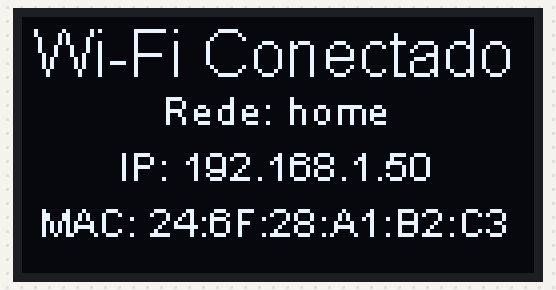
Bench run of a sketch on a simulated ESP8266 (NodeMCU). On the bench: 128×64 one-colour display. WiFi joins after 1.5 s; servers stay silent unless stated; what the sketch prints to the serial monitor is not drawn.

Above: at 1.6 s.
At 6.8 s:
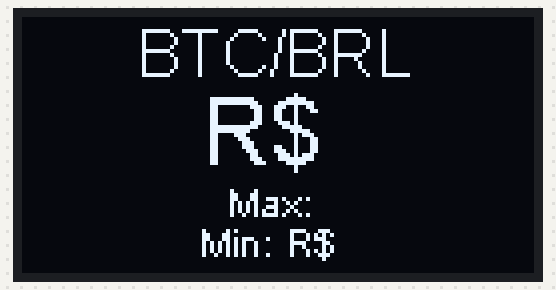
At 12.0 s:
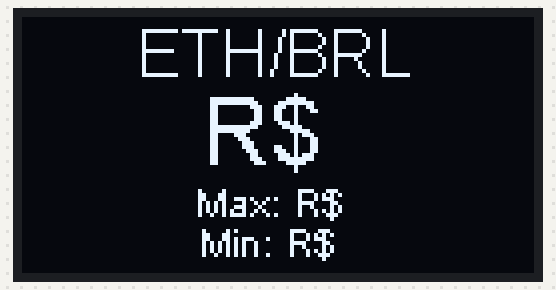

Measured:
- what the display in image 0 shows lasts 5.3 s, from 1.5 s to 6.8 s

The sketch:

CryptoTicker.ino
```cpp
#include <ESP8266WiFi.h>
#include <ESP8266HTTPClient.h>
#include <ArduinoJson.h>       // Benoit Blanchon 5.13.5
#include <DNSServer.h>         // tzapu 2.0.3-alpha
#include <ESP8266WebServer.h>  // tzapu 2.0.3-alpha
#include <WiFiManager.h>       // tzapu 2.0.3-alpha
#include "SSD1306Wire.h"       // ESP8266 and ESP32 OLED driver for SSD1306 displays 4.2.0

#include <Wire.h>

WiFiClientSecure client;

String btc;
String btcMax;
String btcMin;
String eth;
String ethMax;
String ethMin;

#include "images.h"
#include "screen.h"
#include "wifi.h"
#include "http.h"

void drawConectingToWifi();
void drawFailedConectingToWifi(String PortalSSID, String PortalIP);
void drawConectedToWifi(String NetworkSSID, String IPAddr, String MacAddr);
void drawCoinPrice(String coin);
void getData(String coin);
void configModeCallback(WiFiManager *myWiFiManager);

void setup() {
  Serial.begin(115200);

  display.init();
  display.flipScreenVertically();

  drawConectingToWifi();
  WiFiManager wifiManager;
//  wifiManager.resetSettings();
  wifiManager.setAPCallback(configModeCallback);
//  wifiManager.setAPStaticIPConfig(IPAddress(10,0,1,1), IPAddress(10,0,1,1), IPAddress(255,255,255,0));
  wifiManager.autoConnect("CryptoTicker");

  String WifiSSID = WiFi.SSID();
  String WifiIP = WiFi.localIP().toString();
  String WifiMac = WiFi.macAddress();
  drawConectedToWifi(WifiSSID, WifiIP, WifiMac);
  client.setInsecure();
  Wire.begin();

  delay(5000);
}

void loop() {
  getData("BTC");
  drawCoinPrice("BTC");
  delay(5000);
  getData("ETH");
  drawCoinPrice("ETH");
  delay(5000);
}
```

http.h
```cpp
void getData(String coin) {
  if (WiFi.status() == WL_CONNECTED) {
    HTTPClient http;  //Declare an object of class HTTPClient

    http.begin(client,"https://api.bitcointrade.com.br/v3/public/BRL" + coin + "/ticker");  //Specify request destination
    int httpCode = http.GET();  //Send the request

    Serial.println(httpCode);
    if (httpCode > 0) {  //Check the returning code

      String payload = http.getString();  //Get the request response payload
      Serial.println(payload);  //Print the response payload
      String json_str = String(payload);

      Serial.println(json_str);

      DynamicJsonBuffer jBuffer;
      JsonObject& root = jBuffer.parseObject(json_str);

      Serial.println("JsonObject: ");
      root.prettyPrintTo(Serial);
      Serial.println();

      JsonObject& requestData = root["data"];
      String tmp = requestData["last"];
      String tmp2 = requestData["low"];
      String tmp3 = requestData["high"];
      if(coin == "ETH"){
        eth = tmp.toInt();
        ethMin = tmp2.toInt();
        ethMax = tmp3.toInt();
        Serial.print(coin + " (BRL): R$ " + eth.toInt());
      } else {
        Serial.print(coin + " (BRL): R$ " + btc.toInt());
        btc = tmp.toInt();
        btcMin = tmp2.toInt();
        btcMax = tmp3.toInt();
      };
    }

    http.end();  //Close connection
  }
}
```

screen.h
```cpp
// Screen configuration
// SDA => D2
// SCL => D1
SSD1306Wire  display(0x3c, D2, D1);

void initScreen() {
  display.init();
  display.flipScreenVertically();
}

void drawConectingToWifi() {
  display.clear();
  display.setTextAlignment(TEXT_ALIGN_CENTER);
  display.setFont(ArialMT_Plain_16);
  display.drawXbm(34, 20, WiFi_Logo_width, WiFi_Logo_height, WiFi_Logo_bits);
  display.drawString(63, 0, "Conectando Wi-Fi"); // Connecting to Wi-Fi
  display.display();
}

void drawFailedConectingToWifi(String PortalSSID,String PortalIP) {
  display.clear();
  display.setTextAlignment(TEXT_ALIGN_CENTER);
  display.setFont(ArialMT_Plain_16);
  display.drawString(63, 0, "Configurar Wi-fi");          // Config the Wi-Fi
  display.setFont(ArialMT_Plain_10);
  display.drawString(63, 15, "Para configurar o Wi-Fi,"); // to config the Wi-Fi
  display.drawString(63, 27, "conecte seu celular");      // conect your mobile phone
  display.drawString(63, 39, "na rede " + PortalSSID );   // to the network
  display.drawString(63, 51, "e acesse " + PortalIP);     // and access
  display.display();
}

void drawConectedToWifi(String NetworkSSID, String IPAddr, String MacAddr) {
  display.clear();
  display.setTextAlignment(TEXT_ALIGN_CENTER);
  display.setFont(ArialMT_Plain_16);
  display.drawString(63, 0, "Wi-Fi Conectado");       // Wi-Fi connected
  display.setFont(ArialMT_Plain_10);
  display.drawString(63, 17, "Rede: " + NetworkSSID); // Network:
  display.drawString(63, 31, "IP: " + IPAddr);        // IP:
  display.drawString(63, 45, "MAC: " + MacAddr);      // Mac:
  display.display();
}

void drawCoinPrice(String coin) {
  display.clear();
  display.setTextAlignment(TEXT_ALIGN_CENTER);
  if(coin == "ETH"){
    display.setFont(ArialMT_Plain_16);
    display.drawString(63, 0, "ETH/BRL");
    display.setFont(ArialMT_Plain_24);
    display.drawString(63, 15, "R$ " + eth);
    display.setFont(ArialMT_Plain_10);
    display.drawString(63, 40, "Max: R$ " + ethMax);
    display.drawString(63, 50, "Min: R$ " + ethMin);
  } else {
    display.setFont(ArialMT_Plain_16);
    display.drawString(63, 0, "BTC/BRL");
    display.setFont(ArialMT_Plain_24);
    display.drawString(63, 15, "R$ " + btc);
    display.setFont(ArialMT_Plain_10);
    display.drawString(63, 40, "Max: " + btcMax);
    display.drawString(63, 50, "Min: R$ " + btcMin);
  };
  display.display();
}
```

wifi.h
```cpp
void configModeCallback (WiFiManager *myWiFiManager) {
  Serial.println("Entered config mode");
  String PortalIP = WiFi.softAPIP().toString();
  String PortalSSID = String(myWiFiManager->getConfigPortalSSID());
  drawFailedConectingToWifi(PortalSSID, PortalIP);

  Serial.println(WiFi.softAPIP());

  Serial.println(myWiFiManager->getConfigPortalSSID());
}
```

Source omitted: images.h (data table, 1877 bytes)
